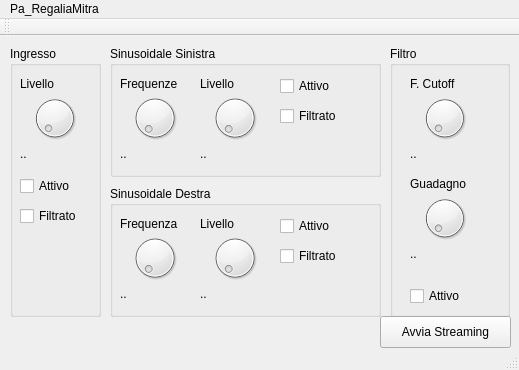
<?xml version="1.0" encoding="UTF-8"?>
<ui version="4.0">
 <class>MainWindow</class>
 <widget class="QMainWindow" name="MainWindow">
  <property name="geometry">
   <rect>
    <x>0</x>
    <y>0</y>
    <width>519</width>
    <height>370</height>
   </rect>
  </property>
  <property name="windowTitle">
   <string>MainWindow</string>
  </property>
  <property name="autoFillBackground">
   <bool>false</bool>
  </property>
  <widget class="QWidget" name="centralWidget">
   <widget class="QGroupBox" name="groupBox">
    <property name="geometry">
     <rect>
      <x>110</x>
      <y>10</y>
      <width>271</width>
      <height>131</height>
     </rect>
    </property>
    <property name="title">
     <string>Sinusoidale Sinistra</string>
    </property>
    <widget class="QDial" name="m_left_FreqDial">
     <property name="geometry">
      <rect>
       <x>20</x>
       <y>40</y>
       <width>50</width>
       <height>64</height>
      </rect>
     </property>
     <property name="minimum">
      <number>40</number>
     </property>
     <property name="maximum">
      <number>20000</number>
     </property>
    </widget>
    <widget class="QLabel" name="label">
     <property name="geometry">
      <rect>
       <x>10</x>
       <y>30</y>
       <width>71</width>
       <height>16</height>
      </rect>
     </property>
     <property name="text">
      <string>Frequenze</string>
     </property>
    </widget>
    <widget class="QLabel" name="m_left_FreqLabel">
     <property name="geometry">
      <rect>
       <x>10</x>
       <y>100</y>
       <width>71</width>
       <height>16</height>
      </rect>
     </property>
     <property name="text">
      <string>..</string>
     </property>
    </widget>
    <widget class="QLabel" name="label_3">
     <property name="geometry">
      <rect>
       <x>90</x>
       <y>30</y>
       <width>71</width>
       <height>16</height>
      </rect>
     </property>
     <property name="text">
      <string>Livello</string>
     </property>
    </widget>
    <widget class="QDial" name="m_leftLevelDial">
     <property name="geometry">
      <rect>
       <x>100</x>
       <y>40</y>
       <width>50</width>
       <height>64</height>
      </rect>
     </property>
     <property name="minimum">
      <number>1</number>
     </property>
     <property name="maximum">
      <number>100</number>
     </property>
    </widget>
    <widget class="QLabel" name="m_leftLevelLabel">
     <property name="geometry">
      <rect>
       <x>90</x>
       <y>100</y>
       <width>61</width>
       <height>16</height>
      </rect>
     </property>
     <property name="text">
      <string>..</string>
     </property>
    </widget>
    <widget class="QCheckBox" name="m_leftEnable">
     <property name="geometry">
      <rect>
       <x>170</x>
       <y>30</y>
       <width>86</width>
       <height>20</height>
      </rect>
     </property>
     <property name="text">
      <string>Attivo</string>
     </property>
    </widget>
    <widget class="QCheckBox" name="m_leftFiltered">
     <property name="geometry">
      <rect>
       <x>170</x>
       <y>60</y>
       <width>86</width>
       <height>20</height>
      </rect>
     </property>
     <property name="text">
      <string>Filtrato</string>
     </property>
    </widget>
   </widget>
   <widget class="QGroupBox" name="groupBox_3">
    <property name="geometry">
     <rect>
      <x>110</x>
      <y>150</y>
      <width>271</width>
      <height>131</height>
     </rect>
    </property>
    <property name="title">
     <string>Sinusoidale Destra</string>
    </property>
    <widget class="QDial" name="m_rightFreqDial">
     <property name="geometry">
      <rect>
       <x>20</x>
       <y>40</y>
       <width>50</width>
       <height>64</height>
      </rect>
     </property>
     <property name="minimum">
      <number>40</number>
     </property>
     <property name="maximum">
      <number>20000</number>
     </property>
    </widget>
    <widget class="QLabel" name="label_9">
     <property name="geometry">
      <rect>
       <x>10</x>
       <y>30</y>
       <width>71</width>
       <height>16</height>
      </rect>
     </property>
     <property name="text">
      <string>Frequenza</string>
     </property>
    </widget>
    <widget class="QLabel" name="m_rightFreqLabel">
     <property name="geometry">
      <rect>
       <x>10</x>
       <y>100</y>
       <width>71</width>
       <height>16</height>
      </rect>
     </property>
     <property name="text">
      <string>..</string>
     </property>
    </widget>
    <widget class="QLabel" name="label_11">
     <property name="geometry">
      <rect>
       <x>90</x>
       <y>30</y>
       <width>71</width>
       <height>16</height>
      </rect>
     </property>
     <property name="text">
      <string>Livello</string>
     </property>
    </widget>
    <widget class="QDial" name="m_rightLevelDial">
     <property name="geometry">
      <rect>
       <x>100</x>
       <y>40</y>
       <width>50</width>
       <height>64</height>
      </rect>
     </property>
     <property name="minimum">
      <number>1</number>
     </property>
     <property name="maximum">
      <number>100</number>
     </property>
    </widget>
    <widget class="QLabel" name="m_rightLevelLabel">
     <property name="geometry">
      <rect>
       <x>90</x>
       <y>100</y>
       <width>61</width>
       <height>16</height>
      </rect>
     </property>
     <property name="text">
      <string>..</string>
     </property>
    </widget>
    <widget class="QCheckBox" name="m_rightEnable">
     <property name="geometry">
      <rect>
       <x>170</x>
       <y>30</y>
       <width>86</width>
       <height>20</height>
      </rect>
     </property>
     <property name="text">
      <string>Attivo</string>
     </property>
    </widget>
    <widget class="QCheckBox" name="m_rightFiltered">
     <property name="geometry">
      <rect>
       <x>170</x>
       <y>60</y>
       <width>86</width>
       <height>20</height>
      </rect>
     </property>
     <property name="text">
      <string>Filtrato</string>
     </property>
    </widget>
   </widget>
   <widget class="QGroupBox" name="groupBox_2">
    <property name="geometry">
     <rect>
      <x>10</x>
      <y>10</y>
      <width>91</width>
      <height>271</height>
     </rect>
    </property>
    <property name="title">
     <string>Ingresso</string>
    </property>
    <widget class="QCheckBox" name="m_inputFiltered">
     <property name="geometry">
      <rect>
       <x>10</x>
       <y>160</y>
       <width>86</width>
       <height>20</height>
      </rect>
     </property>
     <property name="text">
      <string>Filtrato</string>
     </property>
    </widget>
    <widget class="QCheckBox" name="m_inputActive">
     <property name="geometry">
      <rect>
       <x>10</x>
       <y>130</y>
       <width>86</width>
       <height>20</height>
      </rect>
     </property>
     <property name="text">
      <string>Attivo</string>
     </property>
    </widget>
    <widget class="QDial" name="m_inputLevelDial">
     <property name="geometry">
      <rect>
       <x>20</x>
       <y>40</y>
       <width>49</width>
       <height>64</height>
      </rect>
     </property>
     <property name="minimum">
      <number>1</number>
     </property>
     <property name="maximum">
      <number>100</number>
     </property>
    </widget>
    <widget class="QLabel" name="label_13">
     <property name="geometry">
      <rect>
       <x>10</x>
       <y>30</y>
       <width>70</width>
       <height>16</height>
      </rect>
     </property>
     <property name="text">
      <string>Livello</string>
     </property>
    </widget>
    <widget class="QLabel" name="m_inputLevelLabel">
     <property name="geometry">
      <rect>
       <x>10</x>
       <y>100</y>
       <width>71</width>
       <height>16</height>
      </rect>
     </property>
     <property name="text">
      <string>..</string>
     </property>
    </widget>
   </widget>
   <widget class="QGroupBox" name="groupBox_4">
    <property name="geometry">
     <rect>
      <x>390</x>
      <y>10</y>
      <width>120</width>
      <height>271</height>
     </rect>
    </property>
    <property name="title">
     <string>Filtro</string>
    </property>
    <widget class="QCheckBox" name="m_FilterEnable">
     <property name="geometry">
      <rect>
       <x>20</x>
       <y>240</y>
       <width>86</width>
       <height>20</height>
      </rect>
     </property>
     <property name="text">
      <string>Attivo</string>
     </property>
    </widget>
    <widget class="QDial" name="m_filterGainDial">
     <property name="geometry">
      <rect>
       <x>30</x>
       <y>140</y>
       <width>49</width>
       <height>64</height>
      </rect>
     </property>
     <property name="sizePolicy">
      <sizepolicy hsizetype="Preferred" vsizetype="Preferred">
       <horstretch>0</horstretch>
       <verstretch>0</verstretch>
      </sizepolicy>
     </property>
     <property name="minimum">
      <number>0</number>
     </property>
     <property name="maximum">
      <number>200</number>
     </property>
    </widget>
    <widget class="QLabel" name="label_15">
     <property name="geometry">
      <rect>
       <x>20</x>
       <y>130</y>
       <width>70</width>
       <height>16</height>
      </rect>
     </property>
     <property name="text">
      <string>Guadagno</string>
     </property>
    </widget>
    <widget class="QLabel" name="m_filterGainLabel">
     <property name="geometry">
      <rect>
       <x>20</x>
       <y>200</y>
       <width>71</width>
       <height>16</height>
      </rect>
     </property>
     <property name="text">
      <string>..</string>
     </property>
    </widget>
    <widget class="QDial" name="m_filterCutoffDial">
     <property name="geometry">
      <rect>
       <x>30</x>
       <y>40</y>
       <width>49</width>
       <height>64</height>
      </rect>
     </property>
     <property name="minimum">
      <number>40</number>
     </property>
     <property name="maximum">
      <number>20000</number>
     </property>
    </widget>
    <widget class="QLabel" name="label_17">
     <property name="geometry">
      <rect>
       <x>20</x>
       <y>30</y>
       <width>70</width>
       <height>16</height>
      </rect>
     </property>
     <property name="text">
      <string>F. Cutoff</string>
     </property>
    </widget>
    <widget class="QLabel" name="m_FilterCutoffLabel">
     <property name="geometry">
      <rect>
       <x>20</x>
       <y>100</y>
       <width>71</width>
       <height>16</height>
      </rect>
     </property>
     <property name="text">
      <string>..</string>
     </property>
    </widget>
   </widget>
   <widget class="QPushButton" name="m_start">
    <property name="geometry">
     <rect>
      <x>380</x>
      <y>280</y>
      <width>131</width>
      <height>32</height>
     </rect>
    </property>
    <property name="text">
     <string>Avvia Streaming</string>
    </property>
   </widget>
  </widget>
  <widget class="QMenuBar" name="menuBar">
   <property name="geometry">
    <rect>
     <x>0</x>
     <y>0</y>
     <width>519</width>
     <height>21</height>
    </rect>
   </property>
   <widget class="QMenu" name="menuPa_RegaliaMitra">
    <property name="title">
     <string>Pa_RegaliaMitra</string>
    </property>
    <addaction name="actionChiudi"/>
   </widget>
   <addaction name="menuPa_RegaliaMitra"/>
  </widget>
  <widget class="QToolBar" name="mainToolBar">
   <attribute name="toolBarArea">
    <enum>TopToolBarArea</enum>
   </attribute>
   <attribute name="toolBarBreak">
    <bool>false</bool>
   </attribute>
  </widget>
  <widget class="QStatusBar" name="statusBar"/>
  <action name="actionChiudi">
   <property name="text">
    <string>Chiudi</string>
   </property>
  </action>
 </widget>
 <layoutdefault spacing="6" margin="11"/>
 <resources/>
 <connections/>
</ui>
